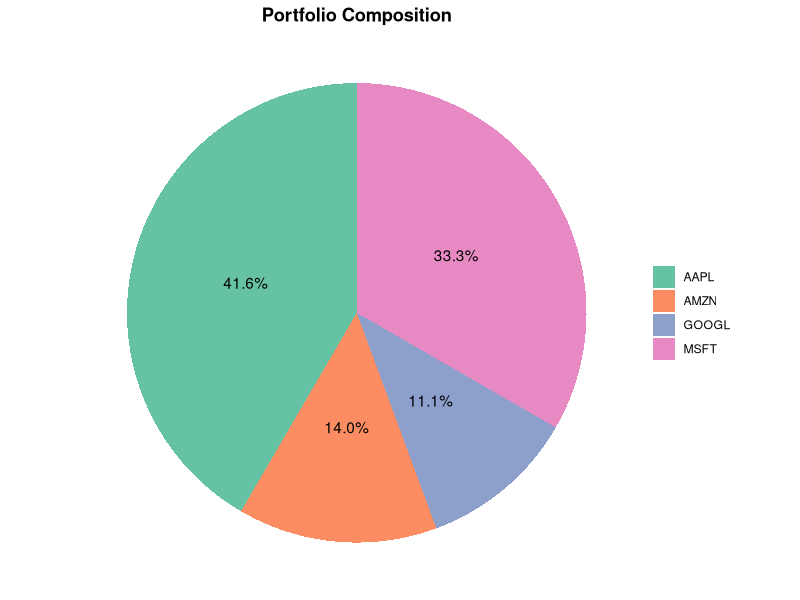
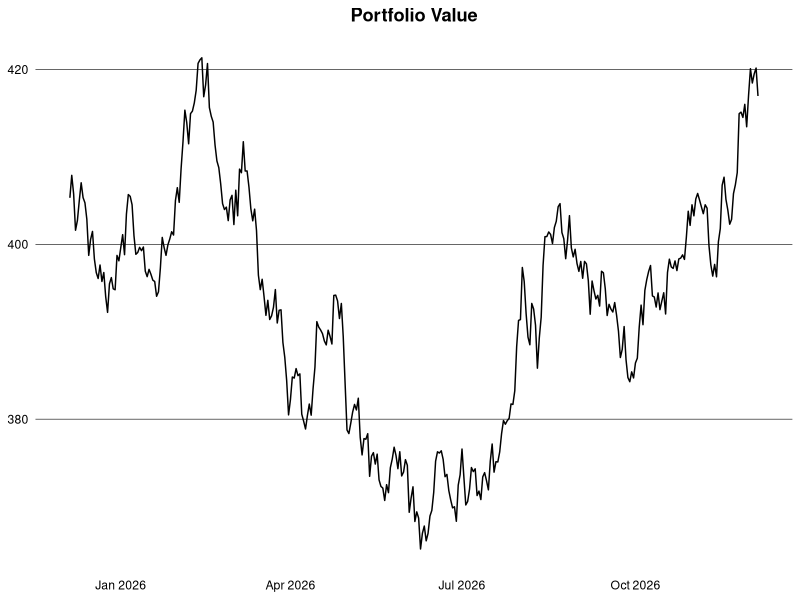
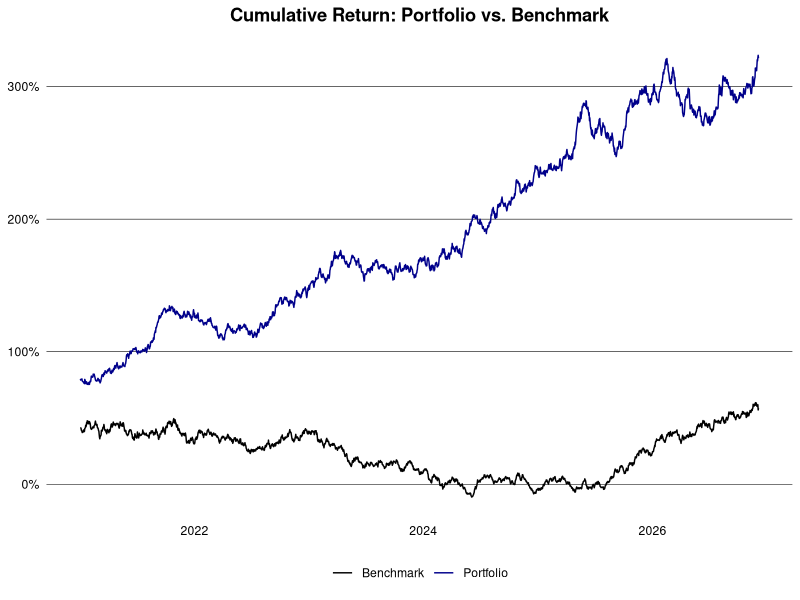
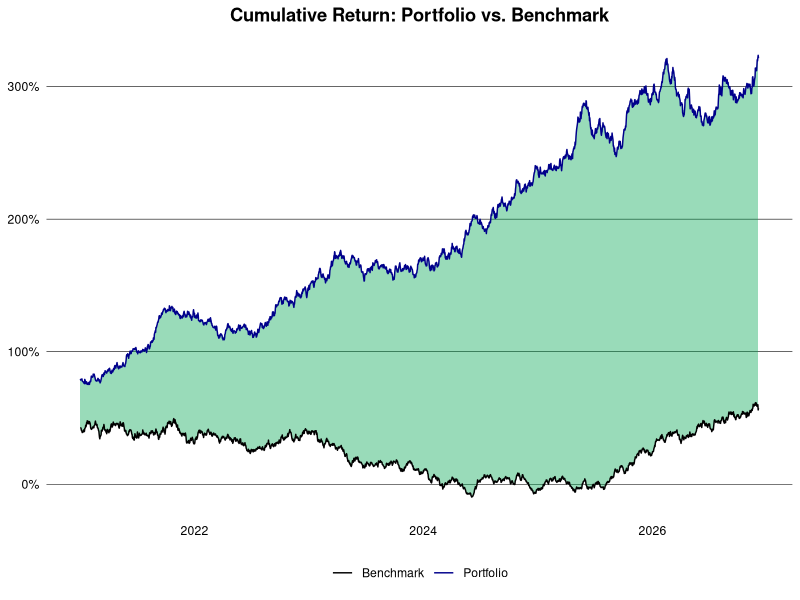
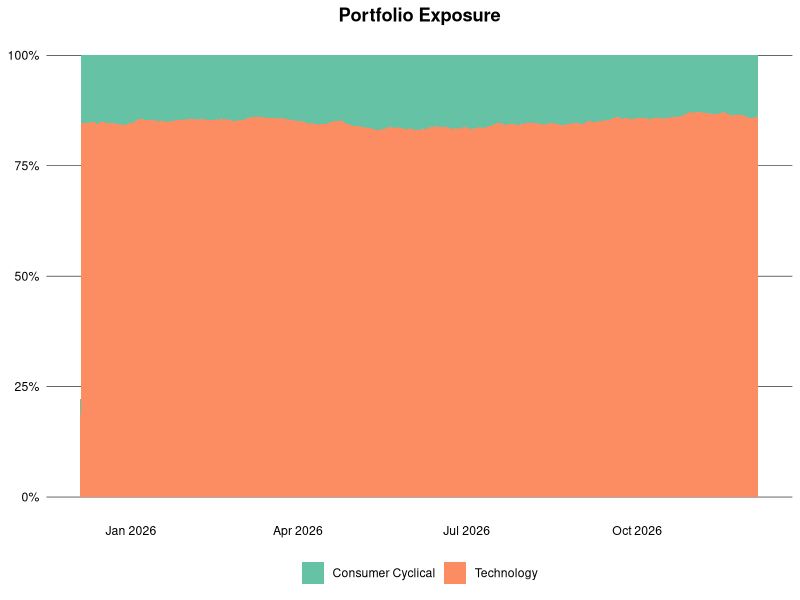

Reproduce these figures in R, in order.
## ---- chunk 1
library(clock)
library(data.table)
library(ggplot2)
## ---- chunk 2
set.seed(1994)

generate_prices <- function(ticker, start_date, end_date) {
  dates <- seq(as.Date(start_date), as.Date(end_date), by = "1 day")
  n <- length(dates)
  prices <- cumprod(1 + rnorm(n, mean = 0.0005, sd = 0.01)) * 100
  data.table(
    ticker = ticker,
    date = dates,
    price = prices
  )
}

generate_benchmark <- function(start_date, end_date) {
  dates <- seq(as.Date(start_date), as.Date(end_date), by = "1 day")
  n <- length(dates)
  prices <- cumprod(1 + rnorm(n, mean = 0.0003, sd = 0.008)) * 3000
  data.table(
    ticker = "SP500",
    date = dates,
    price = prices
  )
}

ticker <- c("AAPL", "GOOGL", "MSFT", "AMZN")
start_date <- "2015-01-01"
end_date <- Sys.Date()

dt <- rbindlist(lapply(ticker, generate_prices, start_date, end_date))
alloc <- data.table(
  ticker = ticker,
  weight = c(0.4, 0.3, 0.2, 0.1),
  sector = c("Technology", "Technology", "Technology", "Consumer Cyclical"),
  country = c("USA", "USA", "USA", "USA")
)
dt <- dt[alloc, on = "ticker"]
head(dt)
## ---- chunk 3
holdings <- dt |>
  _[,
    .(start_price = first(price), current_price = last(price), weight = first(weight)),
    by = ticker
  ] |>
  _[, let(
    value = current_price * weight,
    abs_change = current_price - start_price,
    rel_change = current_price / start_price - 1
  )] |>
  _[, rel_weight := value / sum(value)]
holdings
## ---- chunk 4
#| dpi = 300
ggplot(holdings, aes(x = "", y = rel_weight, fill = ticker)) +
  geom_col(width = 1) +
  coord_polar(theta = "y") +
  geom_text(
    aes(label = scales::percent(rel_weight, accuracy = 0.1)),
    position = position_stack(vjust = 0.5)
  ) +
  scale_fill_brewer(palette = "Set2") +
  labs(title = "Portfolio Composition") +
  theme_void() +
  theme(
    plot.title = element_text(face = "bold", hjust = 0.5),
    legend.title = element_blank()
  )
## ---- chunk 5
logret <- function(x) {
  x <- log(x)
  x - shift(x)
}

dt <- dt |>
  setorder(ticker, date) |>
  _[, let(ret = price / shift(price) - 1, log_ret = logret(price)), by = ticker] |>
  na.omit("ret") |>
  _[, let(wret = ret * weight, value = price * weight)]
head(dt)
## ---- chunk 6
#| dpi = 300
dt |>
  _[date >= add_months(end_date, -12L), .(value = sum(value)), by = date] |>
  ggplot(aes(x = date, y = value)) +
  geom_line() +
  theme_minimal() +
  theme(
    plot.title = element_text(face = "bold", hjust = 0.5),
    panel.grid.major.y = element_line(color = "black", linewidth = 0.2),
    panel.grid.major.x = element_blank(),
    panel.grid.minor = element_blank(),
    axis.text = element_text(color = "black"),
    axis.title = element_blank()
  ) +
  labs(title = "Portfolio Value")
## ---- chunk 7
ret_week <- dt[, .(ret = prod(1 + ret) - 1), by = .(ticker, year(date), week(date))]
ret_month <- dt[, .(ret = prod(1 + ret) - 1), by = .(ticker, yearmon(date))]
ret_year <- dt[, .(ret = prod(1 + ret) - 1), by = .(ticker, year(date))]
head(ret_year)
## ---- chunk 8
port_ret_week <- dt[, .(ret = prod(1 + wret) - 1), by = .(year(date), week(date))]
port_ret_month <- dt[, .(ret = prod(1 + wret) - 1), by = .(yearmon(date))]
port_ret_year <- dt[, .(ret = prod(1 + wret) - 1), by = year(date)]
head(port_ret_year)
## ---- chunk 9
bmr <- generate_benchmark(start_date, end_date) |>
  setorder(date) |>
  _[, ret := price / shift(price) - 1] |>
  na.omit("ret")

port <- dt |>
  _[, .(ret = prod(1 + wret) - 1, ticker = "Portfolio"), by = date] |>
  rbind(bmr[, .(ticker, date, ret)]) |>
  setorder(ticker, date) |>
  _[, cum_ret := cumprod(1 + ret) - 1, by = ticker] |>
  _[, ticker := replace(ticker, ticker != "Portfolio", "Benchmark")]
## ---- chunk 10
#| dpi = 300
port |>
  _[date > "2021-01-01"] |>
  ggplot(aes(x = date, y = cum_ret, color = ticker)) +
  geom_line() +
  theme_minimal() +
  theme(
    plot.title = element_text(face = "bold", hjust = 0.5),
    panel.grid.major.y = element_line(color = "black", linewidth = 0.2),
    panel.grid.major.x = element_blank(),
    panel.grid.minor = element_blank(),
    axis.text = element_text(color = "black"),
    axis.title = element_blank(),
    legend.title = element_blank(),
    legend.position = "bottom"
  ) +
  scale_color_manual(values = c("Portfolio" = "darkblue", "Benchmark" = "black")) +
  scale_y_continuous(labels = scales::percent_format(accuracy = 2)) +
  labs(title = "Cumulative Return: Portfolio vs. Benchmark")
## ---- chunk 11
#| dpi = 300
perf <- port |>
  dcast(date ~ ticker, value.var = "cum_ret") |>
  setnames(tolower) |>
  _[, diff := portfolio - benchmark]

perf |>
  _[date > "2021-01-01"] |>
  ggplot(aes(x = date)) +
  geom_ribbon(
    aes(
      ymin = pmin(portfolio, benchmark),
      ymax = pmax(portfolio, benchmark),
      fill = diff > 0
    ),
    alpha = 0.4,
    show.legend = FALSE
  ) +
  geom_line(aes(y = portfolio, color = "Portfolio")) +
  geom_line(aes(y = benchmark, color = "Benchmark")) +
  scale_color_manual(values = c("Portfolio" = "darkblue", "Benchmark" = "black")) +
  scale_fill_manual(values = c("TRUE" = "#00A651", "FALSE" = "#FF0000")) +
  scale_y_continuous(labels = scales::percent_format(accuracy = 2L)) +
  labs(title = "Cumulative Return: Portfolio vs. Benchmark") +
  theme_minimal() +
  theme(
    plot.title = element_text(face = "bold", hjust = 0.5),
    panel.grid.major.y = element_line(color = "black", linewidth = 0.2),
    panel.grid.major.x = element_blank(),
    panel.grid.minor = element_blank(),
    axis.text = element_text(color = "black"),
    axis.title = element_blank(),
    legend.title = element_blank(),
    legend.position = "bottom"
  )
## ---- chunk 12
exposure <- dt |>
  _[, .(value = sum(value)), by = .(date, sector)] |>
  _[, weight := value / sum(value), by = date]
head(exposure)
## ---- chunk 13
#| dpi = 300
exposure |>
  _[date >= add_months(end_date, -12L)] |>
  ggplot(aes(x = date, y = weight, fill = sector)) +
  geom_area() +
  scale_y_continuous(labels = scales::percent_format()) +
  scale_fill_brewer(palette = "Set2") +
  labs(title = "Portfolio Exposure") +
  theme_minimal() +
  theme(
    plot.title = element_text(face = "bold", hjust = 0.5),
    panel.grid.major.y = element_line(color = "black", linewidth = 0.2),
    panel.grid.major.x = element_blank(),
    panel.grid.minor = element_blank(),
    axis.text = element_text(color = "black"),
    axis.title = element_blank(),
    legend.title = element_blank(),
    legend.position = "bottom"
  )
## ---- chunk 14
vola <- dt |>
  _[, .(daily_vola = sd(log_ret)), by = .(ticker, year(date))] |>
  _[, let(
    weekly_vola = daily_vola * sqrt(5),
    monthly_vola = daily_vola * sqrt(21),
    yearly_vola = daily_vola * sqrt(252)
  )]
head(vola)
## ---- chunk 15
wgt <- alloc$weight
cov_mat <- dt |>
  dcast(date ~ ticker, value.var = "log_ret") |>
  _[, date := NULL] |>
  cov(use = "pairwise.complete.obs")
port_risk <- as.numeric(sqrt(t(wgt) %*% cov_mat %*% wgt))
port_risk
## ---- chunk 16
drawdown <- copy(dt) |>
  _[, cum_ret := cumprod(1 + ret) - 1, by = ticker] |>
  _[, drawdown := (cum_ret - cummax(cum_ret)), by = ticker]
head(drawdown)
## ---- chunk 17
drawdown <- dt |>
  _[, .(wret = sum(wret)), by = date] |>
  _[, cum_ret := cumprod(1 + wret) - 1] |>
  _[, drawdown := (cum_ret - cummax(cum_ret))]
head(drawdown)
## ---- chunk 18
drawdown[drawdown < 0, .(min_drawdown = min(drawdown), avg_drawdown = mean(drawdown))]
## ---- chunk 19
te <- dt |>
  _[, .(port_ret = sum(wret)), by = date] |>
  _[bmr[, .(date, bmr_ret = ret)], on = "date", nomatch = NULL] |>
  _[, diff := port_ret - bmr_ret]

te[, .(
  daily_te = sd(diff),
  annual_te = sd(diff) * sqrt(252)
)]
